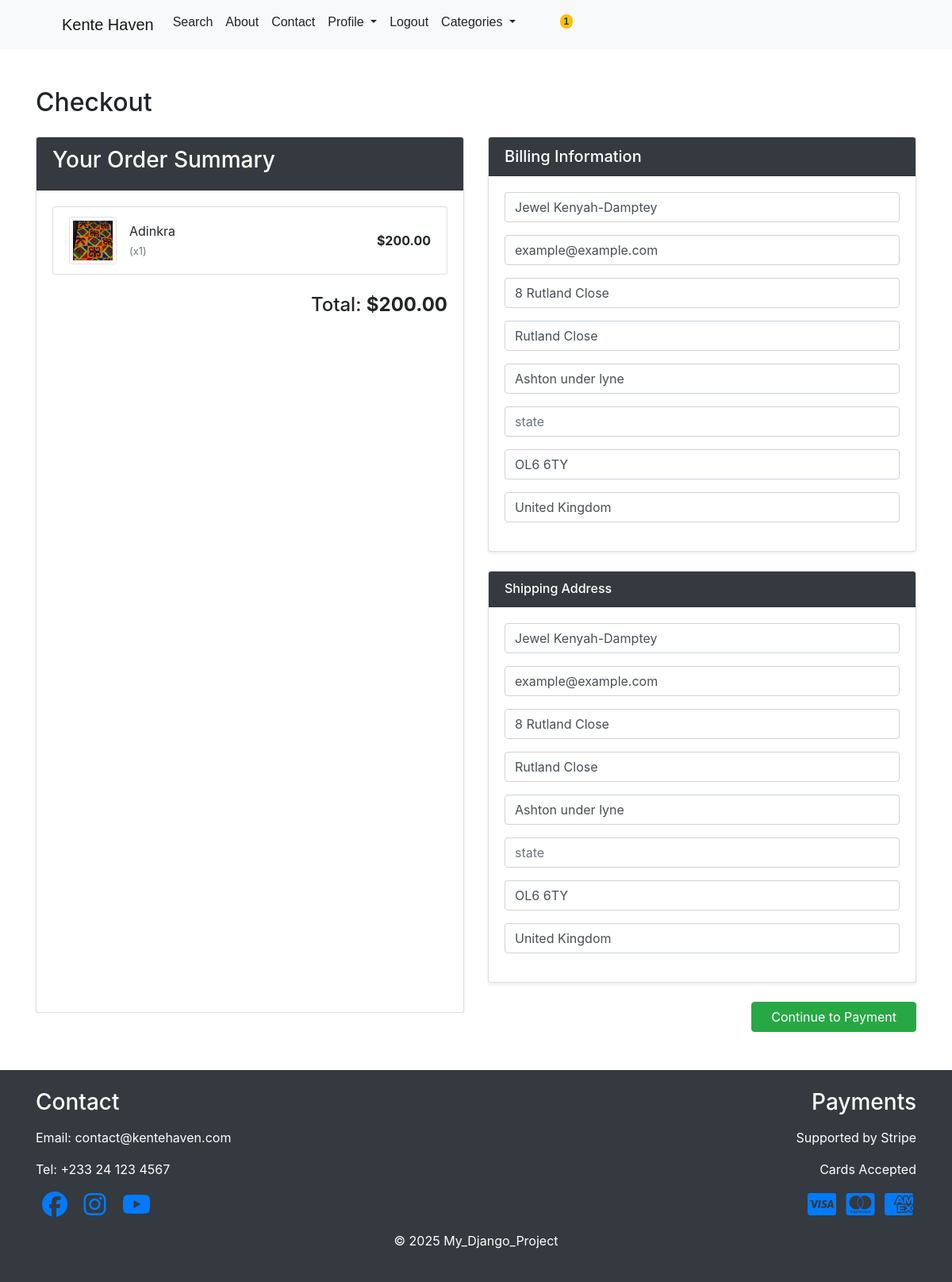
The page /payment/checkout/ (signed in) on the database as committed earlier.
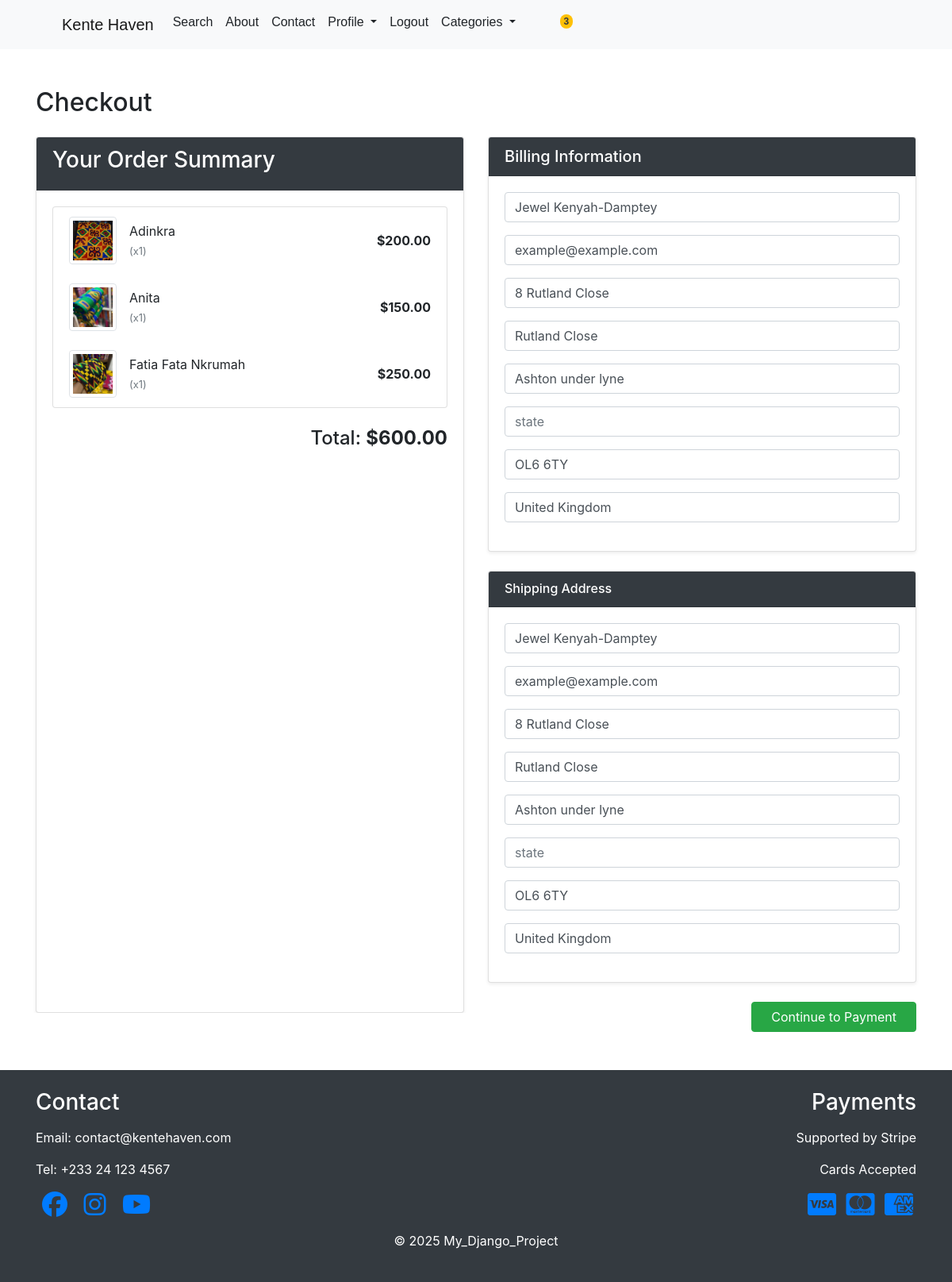
The same page on the database as committed later.
### products/models.py (models this page shows, shortened)
class Product(models.Model):
    name = models.CharField(max_length=100)
    category = models.ForeignKey(Category, on_delete=models.CASCADE, default=1)
    description = models.TextField(blank=True, max_length=250, default='', null=True)
    price = models.DecimalField(default=0, max_digits=10, decimal_places=2)
    image = models.ImageField(upload_to='uploads/products/', blank=True, null=True, default='images/red-kente.JPG')
    is_sale = models.BooleanField(default=False)
    sale_price = models.DecimalField(default=0, max_digits=10, decimal_places=2, null=True, blank=True)
    stock = models.PositiveIntegerField(default=0)
    @property
    def current_price(self):
        if self.is_sale and self.sale_price:
            return self.sale_price
        return self.price

### payment/views.py (the view)
# urls.py: path("checkout/", views.checkout, name="checkout"),
def checkout(request):
    cart = Cart(request)
    if len(cart) == 0:
        messages.warning(request, "Your cart is empty.")
        return redirect("cart_summary")
    shipping_address = ShippingAddress.objects.filter(user=request.user).first()
    if request.method == "POST":
        form = ShippingForm(request.POST, instance=shipping_address)
        if form.is_valid():
            shipping = form.save(commit=False)
            shipping.user = request.user
            shipping.save()
            return redirect("payment:payment")
    else:
        form = ShippingForm(instance=shipping_address)
    cart_items = []
    for item in cart:
        if hasattr(item, 'product') and hasattr(item, 'quantity'):
            cart_items.append({
                'product': item.product,
                'quantity': item.quantity,
                'subtotal': item.product.price * item.quantity
            })
        elif isinstance(item, dict) and 'product' in item:
            cart_items.append(item)
    cart_items_data = cart.get_items() if hasattr(cart, "get_items") else cart_items
    context = {
        'form': form,
        'cart_items': cart.get_items() if hasattr(cart, "get_items")else cart,
        'cart_total': cart.get_total(),
    }
    if request.user.is_authenticated:
            current_user = request.user
            shipping_user, created = ShippingAddress.objects.get_or_create(user=request.user)
            shipping_form = ShippingForm(request.POST or None, instance=shipping_user)
            return render(request, "payment/checkout.html", context)
    else:
            shipping_form = ShippingForm(request.POST or None)
    return render(request, "payment/checkout.html", context)

### cart/cart.py (called while the page is built)
    def get_total(self):
        total = 0
        for product_id, item in self.cart.items():
            try:
                product = Product.objects.get(id=product_id)
                price = float(product.current_price)
            except Product.DoesNotExist:
                price = float(item.get("price", 0))
            total += price * int(item.get("quantity", 1))
        return total

    def __len__(self):
        return sum(item["quantity"] for item in self.cart.values())

    def __iter__(self):
        for item in self.get_items():
            yield item

### cart/context_processors.py (called while the page is built)
def cart(request):
    return {'cart': Cart(request)}

### payment/templates/payment/checkout.html (shortened to what this page needs)
{% extends "base.html" %}
{% load static %}
{% block content %}
<div class="container py-5">
    <h2 class="mb-4">Checkout</h2>
    <div class="row">
        <div class="col-md-6 mb-4">
            <div class="card shadow-sm">
                <div class="card-header bg-dark text-white">
                    <h3>Your Order Summary</h3>
                </div>
                <div class="card-body">
                    {% if cart_items %}
                        <ul class="list-group">
    {% for item in cart_items %}
        <li class="list-group-item d-flex justify-content-between align-items-center">
            <div class="d-flex align-items-center">
                {% if item.image %}
                    <img src="{{ item.image }}"
                         alt="{{ item.name }}"
                         class="img-thumbnail mr-3"
                         style="width: 60px; height: 60px; object-fit: cover;">
                {% else %}
                    <img src="{% static 'images/no-image.png' %}"
                         alt="No image"
                         class="img-thumbnail mr-3"
                         style="width: 60px; height: 60px; object-fit: cover;">
                {% endif %}
                <div>
                    <div>
                        {% if item.product %}
                            {{ item.product.name }}
                        {% else %}
                            {{ item.name }}
                        {% endif %}
                    </div>
                    <small class="text-muted">(x{{ item.quantity }})</small>
                </div>
            </div>
            <span class="font-weight-bold">
                ${{ item.subtotal|floatformat:2 }}
            </span>
        </li>
    {% endfor %}
</ul>
                        <div class="mt-4 text-right">
                            <h4>Total: <strong>${{ cart_total|floatformat:2 }}</strong></h4>
                        </div>
                    {% else %}
                        <p>Your cart is empty.</p>
                    {% endif %}
                </div>
            </div>
        </div>
        <div class="col-md-6">
            <form action="{% url 'payment:checkout' %}" method="POST">
                <div class="card shadow-sm mb-4">
                    <div class="card-header bg-dark text-white">
                        <h5 class="mb-0">Billing Information</h5>
                    </div>
                    <div class="card-body">
                        {{ form.as_p }}
                    </div>
                </div>
                <div class="card shadow-sm mb-4">
                    <div class="card-header bg-dark text-white">
                        <h6 class="mb-0">Shipping Address</h6>
                    </div>
                    <div class="card-body">
                        {{ form.as_p }}
                    </div>
                </div>
                <div class="text-right">
                    <button type="submit" class="btn btn-success px-4">
                        Continue to Payment
                    </button>
                </div>
            </form>
        </div>
    </div>
</div>
{% endblock %}

Rows that differ between the two databases and show on the page:
added Product: name (picture), product.name "Anita", quantity "1", subtotal "150.00"
added Product: shows a picture, product.name "Fatia Fata Nkrumah", quantity "1", subtotal "250.00"
Other text that changed with them:
{{ total_items }}: "1" → "3"
{{ cart_total|floatformat:2 }}: "200.00" → "600.00"
